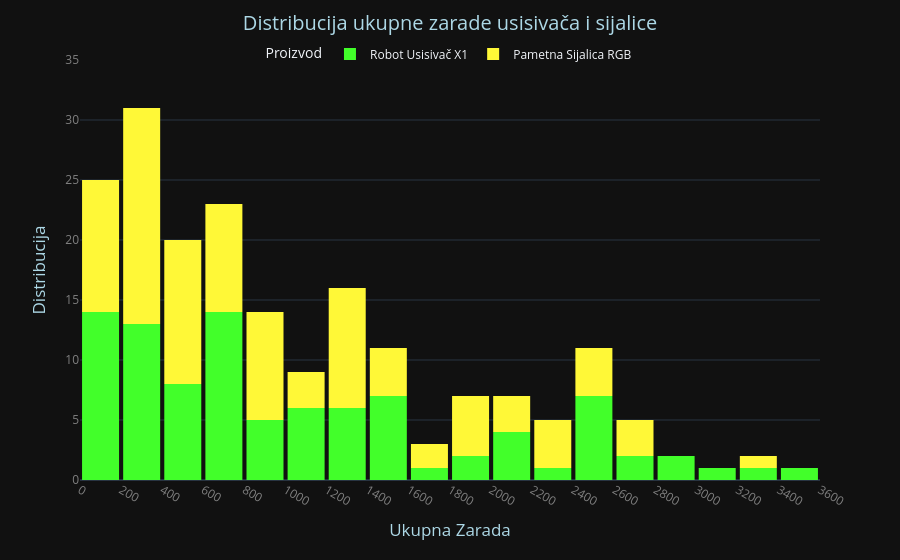

Write notebook code for a chart like this one.
### Markdown cell above
## Distribucija elemenata

#### Uporedi na jednom histogramu 'Robot Usisivač X1' (skup proizvod) i 'Pametnu Sijalicu RGB' (jeftin proizvod). Baš me zanima kako izgledaju njihovi "bregovi" zarade na istoj skali.

### Code cell
mask = (df["Proizvod"] == "Pametna Sijalica RGB") | (df["Proizvod"] == "Robot Usisivač X1")
df_filter = df[mask]

fig = px.histogram(df_filter, 
                   x="Ukupna_Zarada", 
                   nbins=20, 
                   color="Proizvod",
                   color_discrete_map={"Robot Usisivač X1": "#42FF2A", "Pametna Sijalica RGB": "#FFF837"},
                   template="plotly_dark")

fig.update_xaxes(title="Ukupna Zarada",
                 title_font=dict(size=17, color="lightblue"),
                 dtick=200,
                 tickangle=30,
                 tickfont=dict(size=12, color='gray'))

fig.update_yaxes(title="Distribucija",
                 title_font=dict(size=17, color="lightblue"),
                 range=[0, 35],
                 tickfont=dict(size=12, color='gray'))

fig.update_traces(hovertemplate= 
                  "<b>Proizvod</b>: %{fullData.name}<br>"
                  "<b>Zarada</b>: %{x}<br>"
                  "Broj: %{y}" 
                  "<extra></extra>",
                  xbins=dict(start=0, end=4000, size = 200))

fig.update_layout(title=dict(text="Distribucija ukupne zarade usisivača i sijalice",
                             x=0.5,
                             xanchor="center" ,
                            font=dict(size=20, color="lightblue")), 
                legend=dict(orientation="h",
                             x=0.5,
                             xanchor="center",
                             y=0.98,
                             yanchor="bottom",),            
                bargap=0.1)

fig.show()

### Figure 1 — Plotly figure (JSON) as saved in the notebook; plotly's stock layout.template omitted (floating-point values rounded to 4 significant figures)
{"data": [{"bingroup": "x", "hovertemplate": "<b>Proizvod</b>: %{fullData.name}<br><b>Zarada</b>: %{x}<br>Broj: %{y}<extra></extra>", "legendgroup": "Robot Usisivač X1", "marker": {"color": "#42FF2A", "pattern": {"shape": ""}}, "name": "Robot Usisivač X1", "nbinsx": 20, "orientation": "v", "showlegend": true, "type": "histogram", "x": [2091.0, 2411.0, 158.5, 644.6, 3337.0, 72.44, 365.1, 259.4, 1707.0, 436.7, 770.1, 614.9, 1073.0, 1486.0, 31.35, 494.7, 2987.0, 663.5, 294.5, 543.3, 2524.0, 641.2, 1074.0, 1404.0, 2216.0, 424.1, 125.6, 2610.0, 606.9, 880.2, 393.5, 279.4, 2406.0, 1267.0, 1910.0, 167.6, 1250.0, 45.87, 937.1, 428.2, 1992.0, 717.8, 596.4, 3401.0, 376.7, 1153.0, 471.1, 202.1, 1506.0, 1367.0, 114.3, 304.5, 667.2, 3186.0, 1278.0, 1559.0, 141.2, 365.6, 136.8, 2118.0, 88.55, 2437.0, 685.1, 1185.0, 2846.0, 1402.0, 618.0, 2063.0, 817.4, 750.3, 251.7, 1487.0, 1197.0, 2150.0, 2683.0, 240.2, 148.3, 372.2, 1241.0, 196.8, 534.7, 2441.0, 872.3, 88.52, 667.9, 2454.0, 1225.0, 1139.0, 1470.0, 2449.0, 322.3, 129.3, 656.2, 896.0, 743.2], "xaxis": "x", "xbins": {"end": 4000, "size": 200, "start": 0}, "yaxis": "y"}, {"bingroup": "x", "hovertemplate": "<b>Proizvod</b>: %{fullData.name}<br><b>Zarada</b>: %{x}<br>Broj: %{y}<extra></extra>", "legendgroup": "Pametna Sijalica RGB", "marker": {"color": "#FFF837", "pattern": {"shape": ""}}, "name": "Pametna Sijalica RGB", "nbinsx": 20, "orientation": "v", "showlegend": true, "type": "histogram", "x": [249.3, 957.4, 339.4, 1270.0, 433.0, 819.7, 426.8, 41.97, 399.1, 200.2, 2142.0, 70.98, 1783.0, 173.6, 2553.0, 271.2, 1303.0, 1360.0, 657.5, 2272.0, 1957.0, 1115.0, 411.2, 832.4, 511.4, 546.2, 890.0, 454.9, 1966.0, 74.21, 276.1, 1405.0, 1992.0, 630.0, 2745.0, 1715.0, 388.0, 2022.0, 271.7, 709.8, 662.6, 892.3, 970.5, 1519.0, 1298.0, 1351.0, 1393.0, 2490.0, 2457.0, 715.6, 1374.0, 541.8, 1855.0, 467.3, 2375.0, 371.2, 553.6, 613.5, 412.8, 50.08, 239.6, 643.1, 835.8, 314.8, 2603.0, 1371.0, 240.3, 1381.0, 2729.0, 348.7, 348.1, 598.3, 2227.0, 49.35, 920.8, 151.1, 338.6, 708.9, 914.5, 1199.0, 2514.0, 183.0, 386.4, 3296.0, 607.0, 2326.0, 250.0, 412.3, 1851.0, 1050.0, 1408.0, 244.6, 176.5, 1238.0, 49.06, 2166.0, 1447.0, 31.62], "xaxis": "x", "xbins": {"end": 4000, "size": 200, "start": 0}, "yaxis": "y"}], "layout": {"bargap": 0.1, "barmode": "relative", "legend": {"orientation": "h", "title": {"text": "Proizvod"}, "tracegroupgap": 0, "x": 0.5, "xanchor": "center", "y": 0.98, "yanchor": "bottom"}, "margin": {"t": 60}, "title": {"font": {"color": "lightblue", "size": 20}, "text": "Distribucija ukupne zarade usisivača i sijalice", "x": 0.5, "xanchor": "center"}, "xaxis": {"anchor": "y", "domain": [0, 1], "dtick": 200, "tickangle": 30, "tickfont": {"color": "gray", "size": 12}, "title": {"font": {"color": "lightblue", "size": 17}, "text": "Ukupna Zarada"}}, "yaxis": {"anchor": "x", "domain": [0, 1], "range": [0, 35], "tickfont": {"color": "gray", "size": 12}, "title": {"font": {"color": "lightblue", "size": 17}, "text": "Distribucija"}}}}
